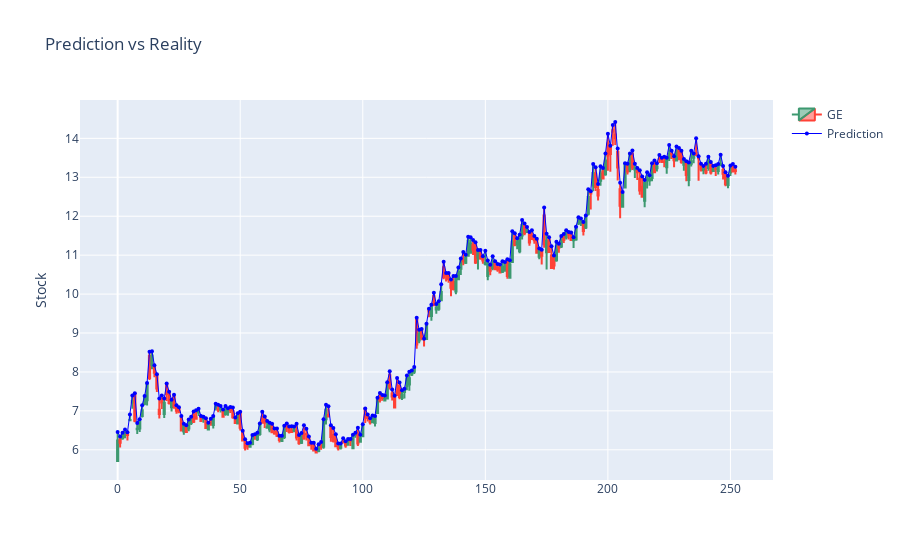

The notebook cell this image was saved under:
### Code cell
display_stock_prediction(stock, stock[:, 1])

### Figure 1 — Plotly figure (JSON) as saved in the notebook; plotly's stock layout.template omitted (floating-point values rounded to 4 significant figures; data arrays with more than 128 entries replaced by an {"elided": "..."} marker saying what was removed)
{"data": [{"close": {"elided": "253 float values"}, "high": {"elided": "253 float values"}, "low": {"elided": "253 float values"}, "name": "GE", "open": {"elided": "253 float values"}, "type": "candlestick"}, {"line": {"color": "blue", "width": 1}, "marker": {"size": 4}, "mode": "lines+markers", "name": "Prediction", "type": "scatter", "y": {"elided": "253 float values"}}], "layout": {"title": {"text": "Prediction vs Reality"}, "xaxis": {"rangeslider": {"visible": false}}, "yaxis": {"title": {"text": "Stock"}}}}
